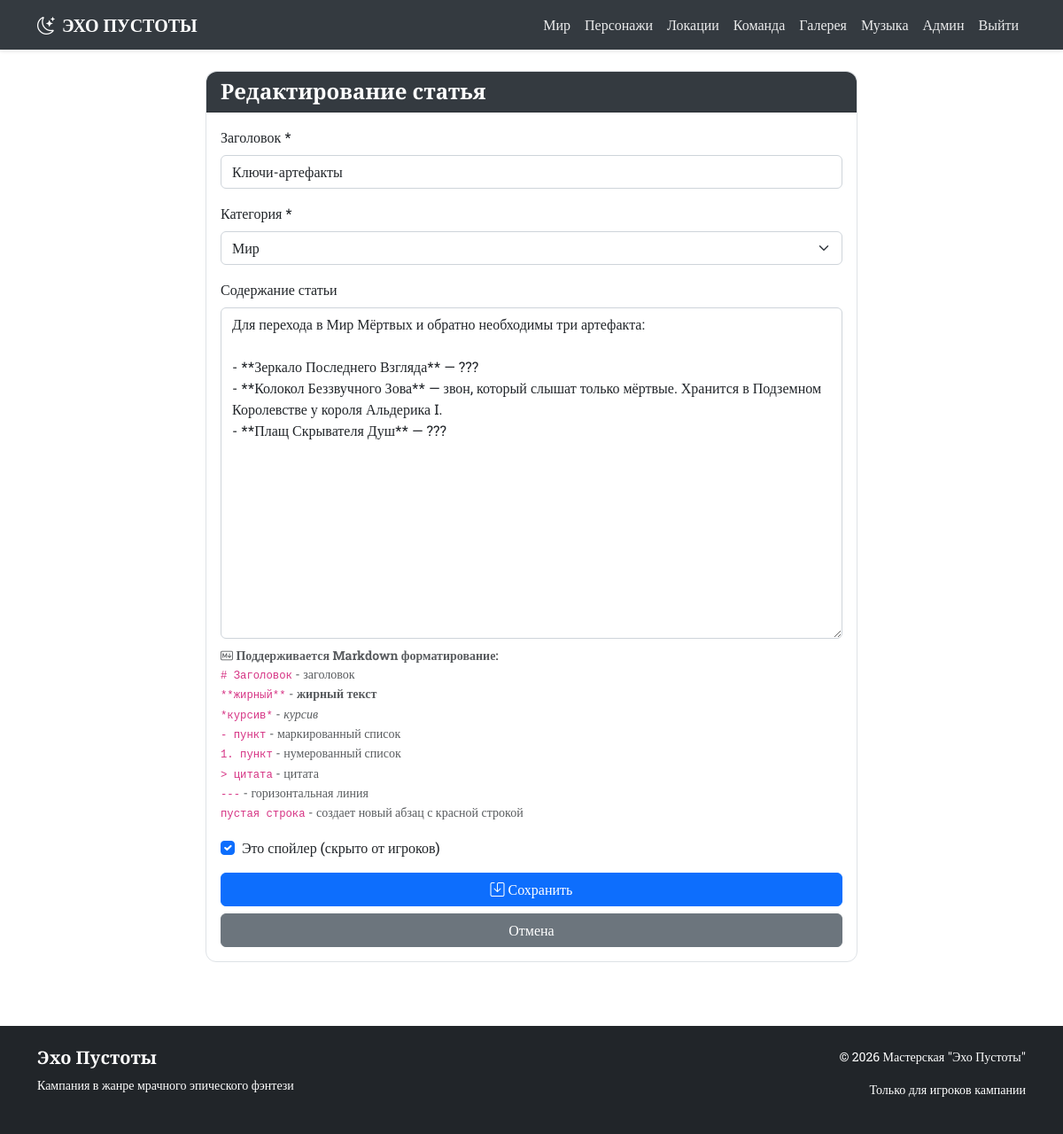
Before: /admin/article/edit/4 (signed in) with the older database file.
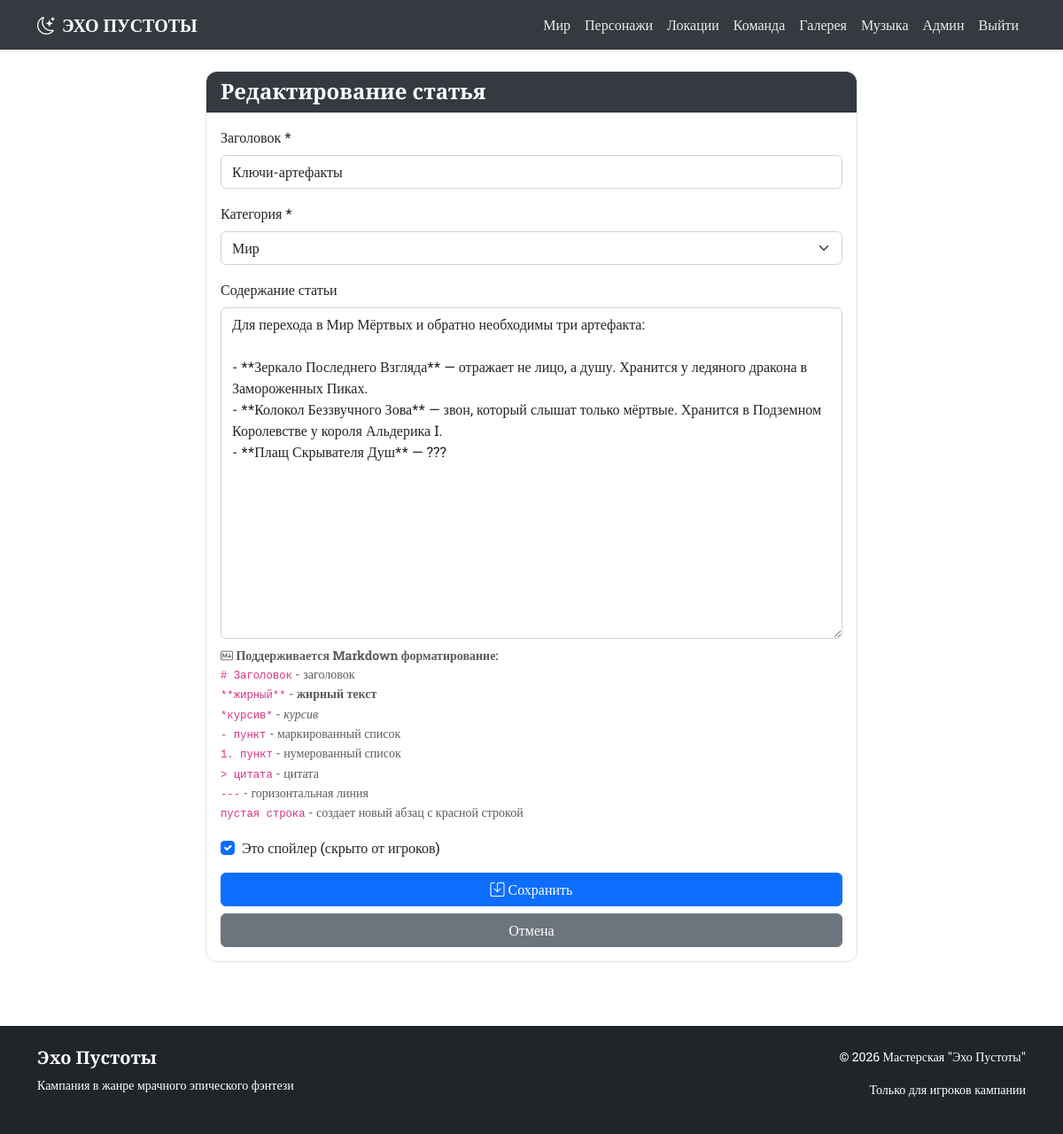
After: the same page with the newer database file.
### app.py (models this page shows)
class Article(db.Model):
    __tablename__ = 'articles'
    id = db.Column(db.Integer, primary_key=True)
    title = db.Column(db.String(200), nullable=False)
    category = db.Column(db.String(50))
    content = db.Column(db.Text)
    is_spoiler = db.Column(db.Boolean, default=False)
    sort_order = db.Column(db.Integer, default=0)

### app.py (the view, shortened to what this page needs)
@app.route('/admin/article/edit/<int:id>', methods=['GET', 'POST'])
@login_required
def edit_article(id):
    article = Article.query.get_or_404(id)
    return render_template('admin/edit_article.html', article=article)

### app.py (called while the page is built)
@login_manager.user_loader
def load_user(user_id):
    return User.query.get(int(user_id))

### templates/admin/edit_article.html (shortened to what this page needs)
{% extends "base.html" %}
{% block content %}
<div class="row justify-content-center">
    <div class="col-md-8">
        <div class="card">
            <div class="card-header bg-dark text-white">
                <h4 class="cinzel mb-0">{% if article %}Редактирование{% else %}Новая{% endif %} статья</h4>
            </div>
            <div class="card-body">
                <form method="POST">
                    <div class="mb-3">
                        <label for="title" class="form-label">Заголовок *</label>
                        <input type="text" class="form-control" id="title" name="title"
                                value="{{ article.title if article else '' }}" required>
                    </div>
                    <div class="mb-3">
                        <label for="category" class="form-label">Категория *</label>
                        <select class="form-select" id="category" name="category" required>
                            <option value="world" {% if article and article.category == 'world' %}selected{% endif %}>Мир</option>
                        </select>
                    </div>
                    <div class="mb-3">
                        <label for="content" class="form-label">Содержание статьи</label>
                        <textarea class="form-control" id="content" name="content" rows="15">{{ article.content if article else '' }}</textarea>
                        <div class="form-text mt-2">
                            <i class="bi bi-markdown"></i>
                            <strong>Поддерживается Markdown форматирование:</strong><br>
                            <code># Заголовок</code> - заголовок<br>
                            <code>**жирный**</code> - <b>жирный текст</b><br>
                            <code>*курсив*</code> - <i>курсив</i><br>
                            <code>- пункт</code> - маркированный список<br>
                            <code>1. пункт</code> - нумерованный список<br>
                            <code>> цитата</code> - цитата<br>
                            <code>---</code> - горизонтальная линия<br>
                            <code>пустая строка</code> - создает новый абзац с красной строкой
                        </div>
                    </div>
                    <div class="mb-3 form-check">
                        <input type="checkbox" class="form-check-input" id="is_spoiler" name="is_spoiler"
                                {% if article and article.is_spoiler %}checked{% endif %}>
                        <label class="form-check-label" for="is_spoiler">
                            Это спойлер (скрыто от игроков)
                        </label>
                    </div>
                    <div class="d-grid gap-2">
                        <button type="submit" class="btn btn-primary">
                            <i class="bi bi-save"></i> Сохранить
                        </button>
                        <a href="{{ url_for('admin_articles') }}" class="btn btn-secondary">
                            Отмена
                        </a>
                    </div>
                </form>
            </div>
        </div>
    </div>
</div>
{% endblock %}

Changed rows visible on the page:
changed Article "Ключи-артефакты": content "…**Зеркало Последнего Взгляда** — ??? - **Колокол Беззвучного Зова**…" → "…**Зеркало Последнего Взгляда** — отражает не лицо, а душу. Хранится у ледяного дракона в Замороженных Пиках. - **Колокол Беззвучного Зова**…"
